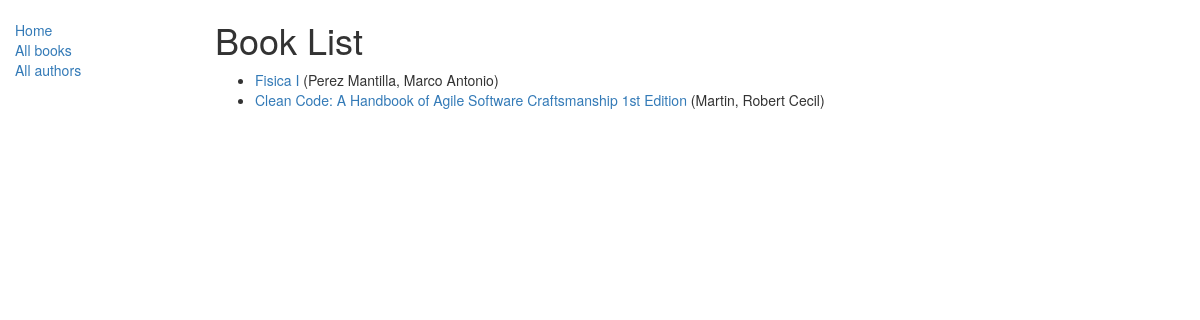
/catalog/books/, run on an earlier commit of the app's database.
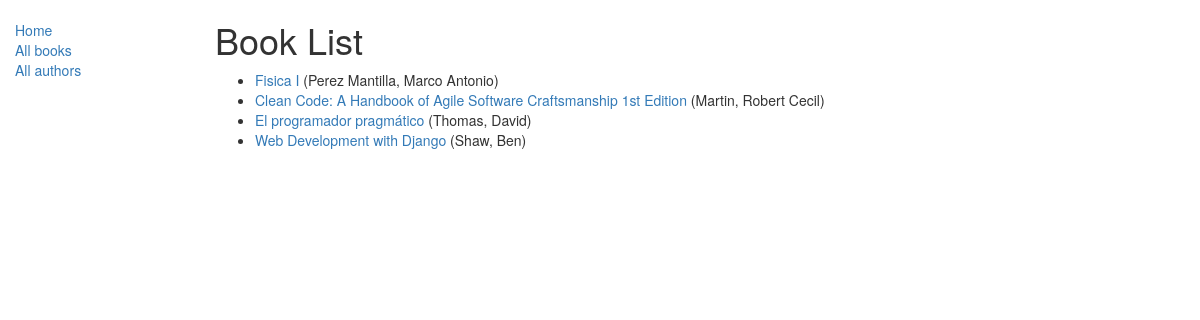
And on a later commit of the database.
### catalog/models.py (models this page shows, shortened)
class Book(models.Model):
    title = models.CharField(max_length=200)
    author = models.ForeignKey('Author', on_delete=models.SET_NULL, null=True)
    summary = models.TextField(max_length=1000, help_text="Ingrese una breve descripción del libro")
    isbn = models.CharField('ISBN', max_length=13, help_text='13 Caracteres <a href="https://www.isbn-international.org/content/wht-isbn">ISBN number</a>')
    genre = models.ManyToManyField(Genre, help_text="Seleccione un genero para este libro")
    language = models.ForeignKey(Language, help_text="Seleccione un idioma para este libro", on_delete=models.SET_NULL, null=True)
    def get_absolute_url(self):
        return reverse('book-detail', args=[str(self.id)])
    def display_genre(self):
        return ', '.join([genre.name for genre in self.genre.all()[:3]])
    display_genre.short_description = 'Genre'

class Author(models.Model):
    first_name = models.CharField(max_length=100)
    last_name = models.CharField(max_length=100)
    date_of_birth = models.DateField(null=True, blank=True)
    date_of_death = models.DateField('Died', null=True, blank=True)
    def __str__(self):
        return f'{self.last_name}, {self.first_name}'

### catalog/views.py (the view)
class BookListView(generic.ListView):
    model = Book
    paginate_by = 10

### catalog/templates/catalog/book_list.html
{% extends "base_generic.html" %}
{% block content %}
  <h1>Book List</h1>
  {% if book_list %}
  <ul>
    {% for book in book_list %}
    <li>
      <a href="{{ book.get_absolute_url }}">{{ book.title }}</a> ({{ book.author }})
    </li>
    {% endfor %}
  </ul>
  {% else %}
    <p>There are no books en the library</p>
  {% endif %}
{% endblock %}

### catalog/templates/base_generic.html (shortened to what this page needs)
<!DOCTYPE html>
<html lang="en">
<head>
    <link rel="stylesheet" href="https://maxcdn.bootstrapcdn.com/bootstrap/3.3.7/css/bootstrap.min.css">
    {% load static %}
    <link rel="stylesheet" href="{% static 'css/styles.css' %}">
</head>
<body>
    <div class="container-fluid">
        <div class="row">
            <div class="col-sm-2">
                {% block sidebar %}
                <ul class="sidebar-nav">
                    <li><a href="{% url 'index' %}">Home</a></li>
                    <li><a href="{% url 'books' %}">All books</a></li>
                    <li><a href="">All authors</a></li>
                </ul>
                {% endblock %}
            </div>
            <div class="col-sm-10 ">
                {% block content %}{% endblock %}
            </div>
        </div>
    </div>
</body>
</html>

### catalog/static/css/styles.css (style rules this page uses)
.sidebar-nav { margin-top: 20px; padding: 0; list-style: none; }

What changed in the data, as far as the page shows it:
added Book: title "El programador pragmático", author "Thomas, David"
added Book: title "Web Development with Django", author "Shaw, Ben"
